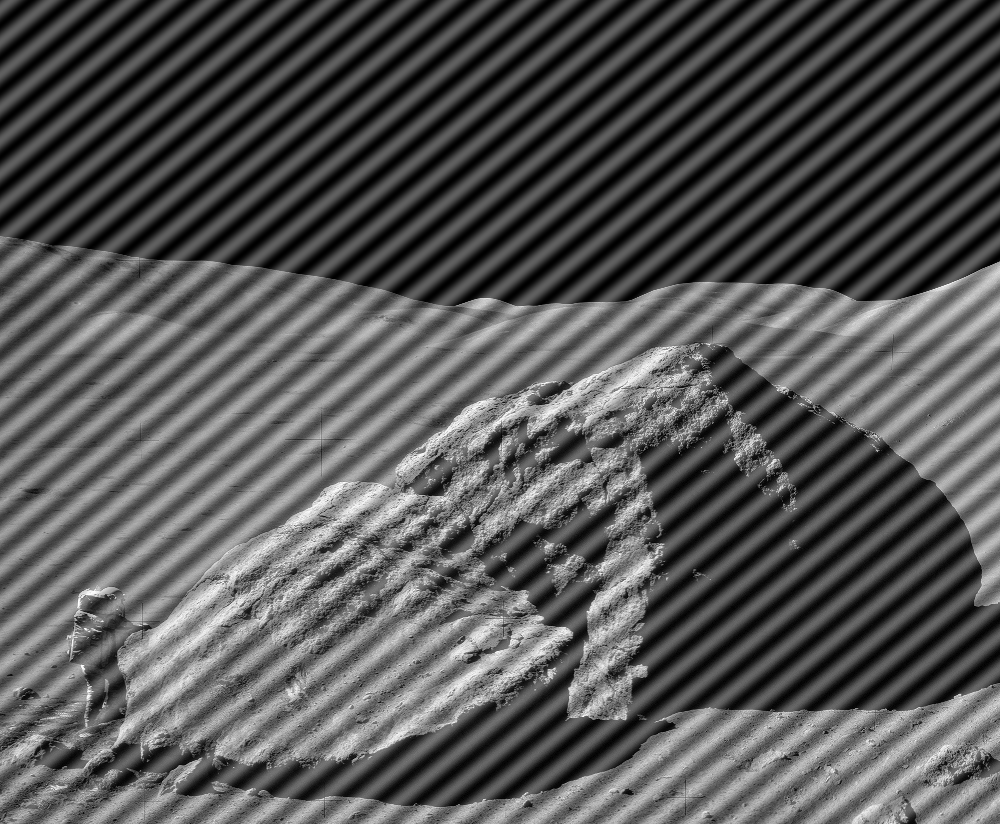
#> input picture HW4_2/astronaut-interference.tif, 1000 x 824 px
$ python q1.py
#> lines starting #> are read from the running program, lines starting #| are printed output that depends on the picture
# -*- coding: utf-8 -*-
"""
Reproduce the attached figure style:
- Show 3 figures with titles: 'fft amp', 'mask result', 'output image'
- Do rectangular notch (manual coords) or Gaussian notch
- Coordinates are the ones that match the visible interference peaks.

Usage:
    python3 q1.py --mode rect     # 矩形 0/1 凹點（和 MATLAB 相同邏輯）
    python3 q1.py --mode gauss    # 高斯凹點（建議）
"""
import argparse
import os
import numpy as np
import matplotlib.pyplot as plt
from PIL import Image

def read_gray(path):
#> called with path = 'astronaut-interference.tif'
    if not os.path.exists(path):
        raise FileNotFoundError(f"找不到輸入影像: {path}")
    return np.array(Image.open(path).convert("L"), dtype=np.float32)

def normalize_u8(x):
    x = (x - x.min()) / (x.max() - x.min() + 1e-8) * 255.0
    return x.astype(np.uint8)

def build_rect_mask(shape, peaks_xy, half):
    H, W = shape
    cy, cx = H//2, W//2
    mask = np.ones(shape, dtype=np.float32)
    for (x, y) in peaks_xy:
        for dy in range(-half, half+1):
            for dx in range(-half, half+1):
                yy, xx = y+dy, x+dx
                if 0 <= yy < H and 0 <= xx < W:
                    mask[yy, xx] = 0.0
                ys = (2*cy - yy) % H
                xs = (2*cx - xx) % W
                mask[ys, xs] = 0.0
    return mask

def build_gauss_mask(shape, peaks_xy, sigma):
    H, W = shape
    yy = np.arange(H)[:, None]
    xx = np.arange(W)[None, :]
    cy, cx = H//2, W//2
    def notch(x0,y0):
        return 1.0 - np.exp(-((yy-y0)**2 + (xx-x0)**2)/(2*sigma*sigma))
    Hf = np.ones(shape, dtype=np.float32)
    for (x0, y0) in peaks_xy:
        Hf *= notch(x0, y0)
        y1 = (2*cy - y0) % H
        x1 = (2*cx - x0) % W
        Hf *= notch(x1, y1)
    return Hf

def main():
    ap = argparse.ArgumentParser()
    ap.add_argument("--input", default="astronaut-interference.tif")
    ap.add_argument("--mode", choices=["rect","gauss"], default="gauss")
    ap.add_argument("--half", type=int, default=8, help="rect mask half-width (pixels)")
    ap.add_argument("--sigma", type=float, default=7.0, help="gaussian notch sigma")
    ap.add_argument("--no-show", action="store_true", help="只存檔，不跳視窗")
    args = ap.parse_args()

    img = read_gray(args.input)
    H, W = img.shape
#> H = 824; W = 1000

    # 2D FFT + center
    F  = np.fft.fft2(img)
    F0 = np.fft.fftshift(F)
    amp = np.abs(F0)

    # 兩個主峰位置（搭配共軛點）
    peaks_xy = [(475, 387), (525, 437)]  # (x=col, y=row)

    # 選擇濾波器
    if args.mode == "rect":
        Hf = build_rect_mask((H, W), peaks_xy, half=args.half)
        out_path = "astronaut_interference_filtered_manual_rect.png"
    else:
        Hf = build_gauss_mask((H, W), peaks_xy, sigma=args.sigma)
        out_path = "astronaut_interference_filtered_gauss_notch.png"

    # 濾波與 IFFT
    Ff   = F0 * Hf
    img2 = np.fft.ifft2(np.fft.ifftshift(Ff)).real
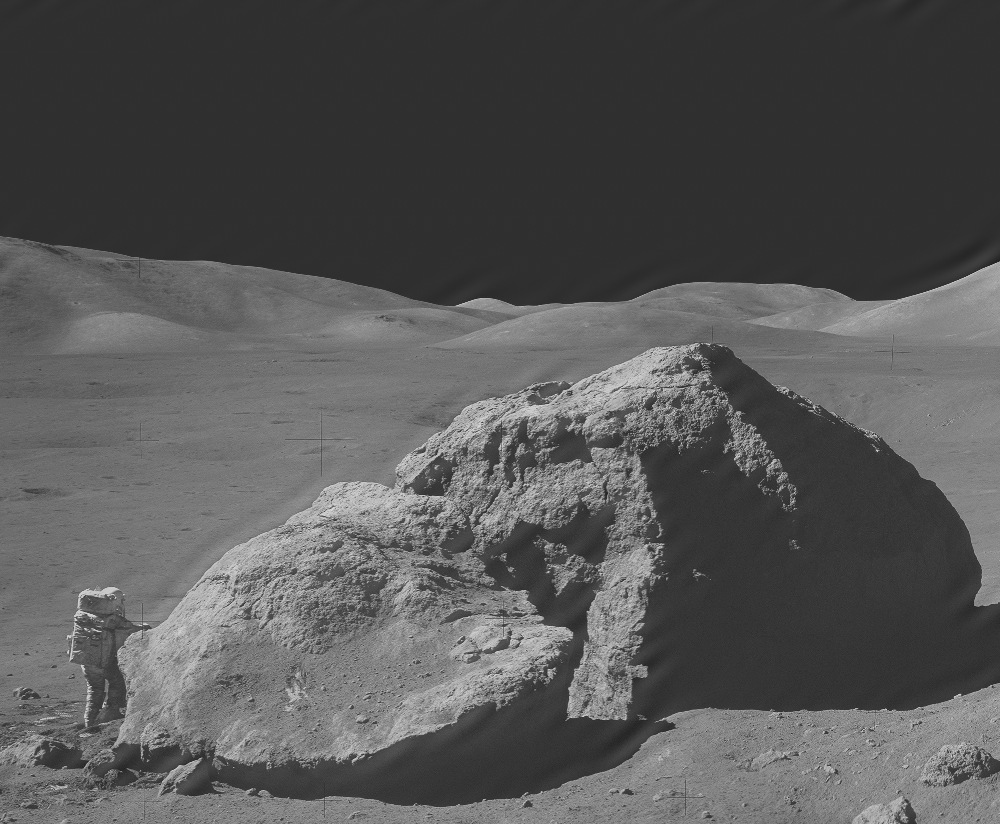
#> img2: shape (824, 1000) float64; min 34.61, max 217.6, mean 86.7
    img2_u8 = normalize_u8(img2)
#> in normalize_u8, `x = (x - x.min()) / (x.max() - x.min() + 1e-8) * 255.0`:
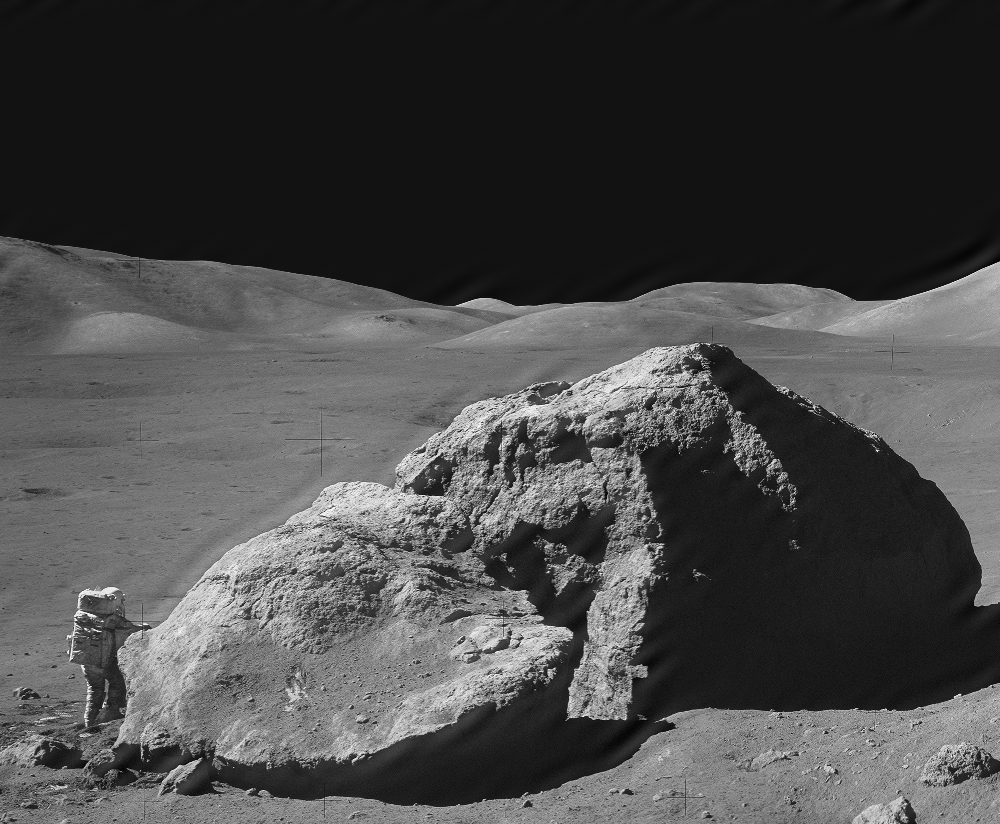
#> x: shape (824, 1000) float64; min 0, max 255, mean 72.6
    Image.fromarray(img2_u8).save(out_path)
    print(f"[Saved] result: {out_path}")

    # ====== 中間過程也另存檔，並可視化 ======

    out_dir = "resault_q1"
    os.makedirs(out_dir, exist_ok=True)

    # 1) 原始輸入影像
    plt.figure()
    plt.title("Original")
    plt.imshow(img.astype(np.uint8), cmap="gray")
    plt.axis("off")
    plt.tight_layout()
    plt.savefig(os.path.join(out_dir, "original.png"), dpi=300, bbox_inches="tight")
    print("[Saved] original.png")

    # 2) FFT amplitude 圖
    plt.figure()
    plt.title("fft amp")
    fft_amp_vis = np.log1p(amp) / np.max(np.log1p(amp))
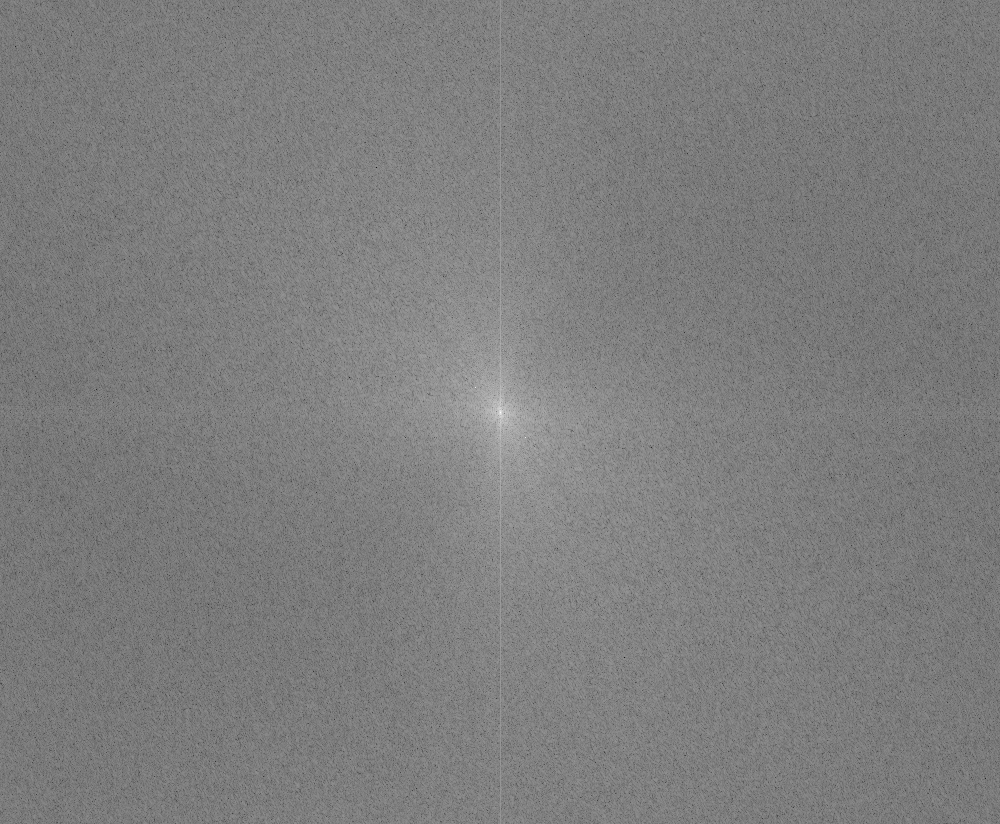
#> fft_amp_vis: shape (824, 1000) float64; min 0.0824, max 1, mean 0.494
    plt.imshow(fft_amp_vis, cmap="gray")
    plt.axis("on")
    plt.tight_layout()
    plt.savefig(os.path.join(out_dir, "fft_amp.png"), dpi=300, bbox_inches="tight")
    print("[Saved] fft_amp.png")

    # 3) Mask 之後的頻譜圖
    plt.figure()
    plt.title("mask result")
    masked_vis = np.log1p(np.abs(Ff)) / np.max(np.log1p(np.abs(Ff)))
    plt.imshow(masked_vis, cmap="gray")
    plt.axis("on")
    plt.tight_layout()
    plt.savefig(os.path.join(out_dir, "mask_result.png"), dpi=300, bbox_inches="tight")
    print("[Saved] mask_result.png")

    # 4) 輸出影像（僅顯示；檔案已在前面存好）
    plt.figure()
    plt.title("output image")
    plt.imshow(img2_u8, cmap="gray")
    plt.axis("off")
    plt.tight_layout()
    plt.savefig(os.path.join(out_dir, "output_image.png"), dpi=300, bbox_inches="tight")
    print("[Saved] output_image.png")

    # === 直接顯示視窗 ===
    if not args.no_show:
        plt.show()

if __name__ == "__main__":
    main()

$ run again, with HW4_2/car-moire-pattern.tif copied over HW4_2/astronaut-interference.tif
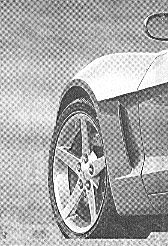
#> input picture HW4_2/car-moire-pattern.tif, 168 x 246 px
#> in main, `amp = np.abs(F0)`:
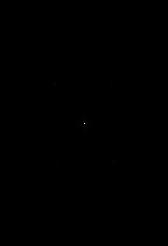
#> amp: shape (246, 168) float64; min 21.81, max 7012254, mean 5872.5; drawn with min black and max white
#> in main, `fft_amp_vis = np.log1p(amp) / np.max(np.log1p(amp))`:
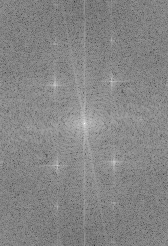
#> fft_amp_vis: shape (246, 168) float64; min 0.198, max 1, mean 0.525
